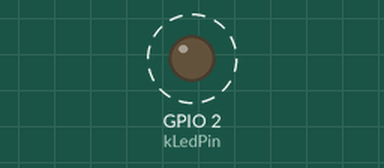
Bench run of a program on a simulated ESP32. Shown: output pins drawn as LEDs (lit = HIGH). Dashed ring = blinking. What the program prints to the serial monitor is not drawn.

Above: at 0.2 s.
Timing chart, 0 to 3.0 s (numbered marks = the images above):
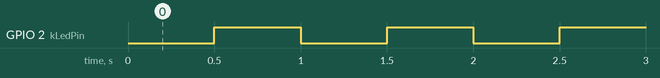

Measured:
- by itself, GPIO 2 (kLedPin): alternates HIGH for 0.50 s and LOW for 0.50 s

The program:

main.cpp
```cpp
#include <Arduino.h>

constexpr uint8_t kLedPin = 2;
constexpr uint32_t kSerialBaud = 115200;
constexpr uint32_t kBlinkIntervalMs = 500;
constexpr uint32_t kReportIntervalMs = 2000;

bool ledOn = false;
uint32_t blinkCount = 0;
uint32_t loopCount = 0;
uint32_t lastToggleMs = 0;
uint32_t lastReportMs = 0;

void updateLed(uint32_t now) {
    if (now - lastToggleMs < kBlinkIntervalMs) {
        return;
    }
    lastToggleMs = now;
    ledOn = !ledOn;
    digitalWrite(kLedPin, ledOn ? HIGH : LOW);
    if (ledOn) {
        ++blinkCount;
    }
}

void updateReport(uint32_t now) {
    if (now - lastReportMs < kReportIntervalMs) {
        return;
    }
    const uint32_t loopsPerSecond = loopCount * 1000 / (now - lastReportMs);
    Serial.printf("uptime %lu ms | blinks %lu | loop() runs %lu times/s\n", now, blinkCount,
                  loopsPerSecond);
    lastReportMs = now;
    loopCount = 0;
}

void setup() {
    Serial.begin(kSerialBaud);
    pinMode(kLedPin, OUTPUT);
    Serial.println("01-blink started");
}

void loop() {
    const uint32_t now = millis();
    ++loopCount;
    updateLed(now);
    updateReport(now);
}
```
